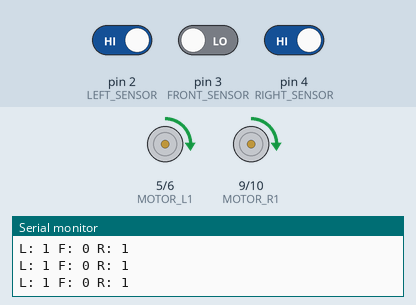
This sketch was run on a simulated Arduino Uno, built with avr-gcc and run on an emulated ATmega328P. On the bench: motor-driver pin pairs drawn as motors (green arrow = first pin HIGH = forward, orange = second pin HIGH = backward, longer = more drive), the last lines printed to the serial monitor. The test bench sets the inputs (shaded band); at power-on: pin 3 (FRONT_SENSOR) LOW, pin 2 (LEFT_SENSOR) HIGH, pin 4 (RIGHT_SENSOR) HIGH.

Above: at 1.2 s.
1.3 s: pin 3 (FRONT_SENSOR) driven HIGH
At 2.4 s:
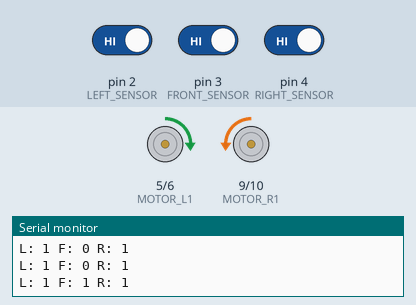
4.3 s: pin 2 (LEFT_SENSOR) driven LOW
At 6.2 s:
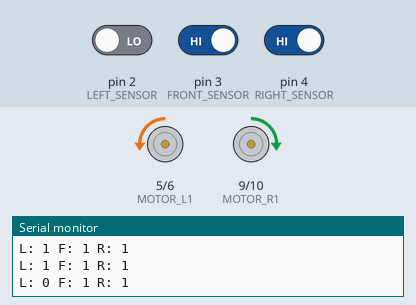
7.3 s: pin 4 (RIGHT_SENSOR) driven LOW
10.3 s: pin 4 (RIGHT_SENSOR) driven HIGH
13.3 s: pin 2 (LEFT_SENSOR) driven HIGH
At 13.76 s:
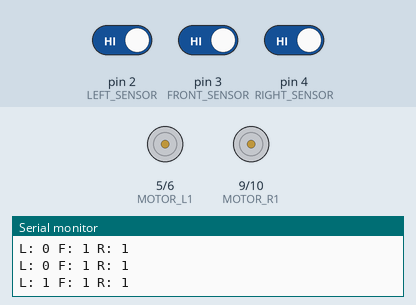
Timing chart, 0 to 17.3 s (numbered marks = the images above; inputs shaded):
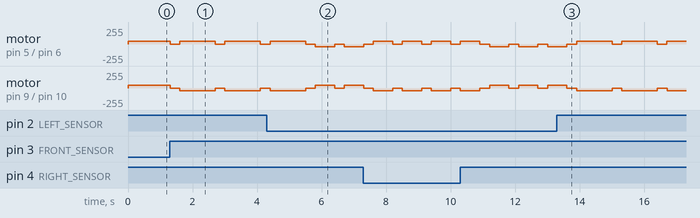

Measured:
- after the input at 1.3 s, motor on pin 5 (MOTOR_L1) / pin 6 (MOTOR_L2): alternates forward 40/255 for 1.1 s and stopped for 0.30 s, starting at once; motor on pin 9 (MOTOR_R1) / pin 10 (MOTOR_R2): alternates backward 40/255 for 1.1 s and stopped for 0.30 s, starting at once
- after the input at 13.3 s, motor on pin 5 (MOTOR_L1) / pin 6 (MOTOR_L2): alternates forward 40/255 for 1.1 s and stopped for 0.30 s, starting after 0.61 s; motor on pin 9 (MOTOR_R1) / pin 10 (MOTOR_R2): alternates backward 40/255 for 1.1 s and stopped for 0.30 s, starting after 0.61 s

The sketch:

mazesolver.ino
```cpp
#include <Servo.h>

#define LEFT_SENSOR 2
#define FRONT_SENSOR 3
#define RIGHT_SENSOR 4

#define MOTOR_L1 5
#define MOTOR_L2 6
#define MOTOR_R1 9
#define MOTOR_R2 10

int speedValue = 40;  // Adjust this value (0 to 255) to control speed

void setup() {
    pinMode(LEFT_SENSOR, INPUT);
    pinMode(FRONT_SENSOR, INPUT);
    pinMode(RIGHT_SENSOR, INPUT);

    pinMode(MOTOR_L1, OUTPUT);
    pinMode(MOTOR_L2, OUTPUT);
    pinMode(MOTOR_R1, OUTPUT);
    pinMode(MOTOR_R2, OUTPUT);

    Serial.begin(9600);
}

void moveForward() {
    analogWrite(MOTOR_L1, speedValue);
    analogWrite(MOTOR_L2, 0);
    analogWrite(MOTOR_R1, speedValue);
    analogWrite(MOTOR_R2, 0);
}

void turnRight() {
    analogWrite(MOTOR_L1, speedValue);
    analogWrite(MOTOR_L2, 0);
    analogWrite(MOTOR_R1, 0);
    analogWrite(MOTOR_R2, speedValue);
    delay(500);
}

void turnLeft() {
    analogWrite(MOTOR_L1, 0);
    analogWrite(MOTOR_L2, speedValue);
    analogWrite(MOTOR_R1, speedValue);
    analogWrite(MOTOR_R2, 0);
    delay(500);
}

void stopRobot() {
    analogWrite(MOTOR_L1, 0);
    analogWrite(MOTOR_L2, 0);
    analogWrite(MOTOR_R1, 0);
    analogWrite(MOTOR_R2, 0);
}

void loop() {
    int left = digitalRead(LEFT_SENSOR);
    int front = digitalRead(FRONT_SENSOR);
    int right = digitalRead(RIGHT_SENSOR);

    Serial.print("L: "); Serial.print(left);
    Serial.print(" F: "); Serial.print(front);
    Serial.print(" R: "); Serial.println(right);

    if (front == HIGH) {  // If there's a wall ahead
        stopRobot();
        delay(300);
        if (right == LOW) {  // If no wall on the right
            turnRight();
        } else if (left == LOW) {  // If no wall on the left
            turnLeft();
        } else {  // Dead end, turn around
            turnRight();
            turnRight();
        }
    } else {  // Move forward if no wall in front
        moveForward();
    }

    delay(100);
}
```
